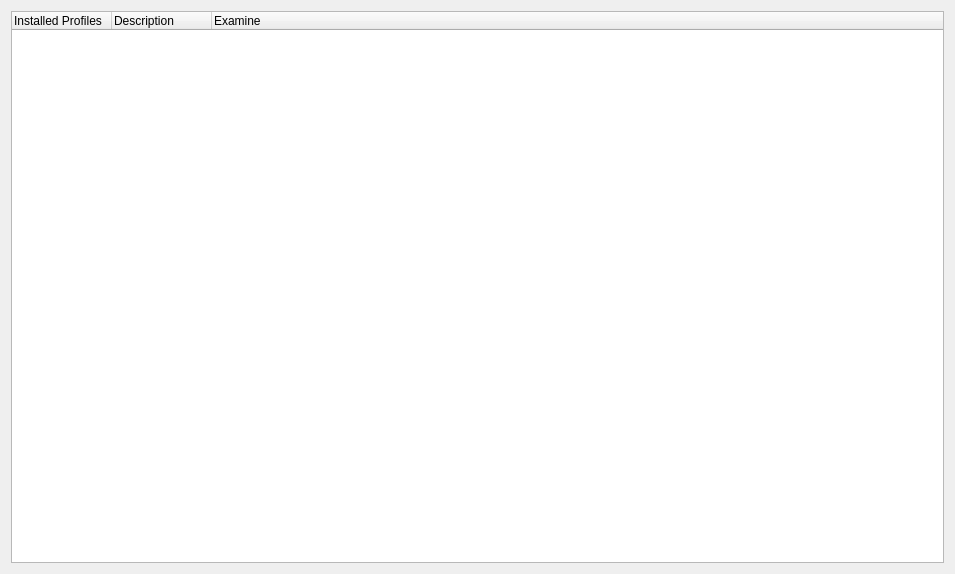
<?xml version="1.0" encoding="UTF-8"?>
<ui version="4.0">
 <class>syInfoWidget</class>
 <widget class="QWidget" name="syInfoWidget">
  <property name="geometry">
   <rect>
    <x>0</x>
    <y>0</y>
    <width>955</width>
    <height>574</height>
   </rect>
  </property>
  <layout class="QGridLayout" name="gridLayout">
   <item row="0" column="0">
    <widget class="QTreeWidget" name="installedProfilesTree">
     <property name="sizePolicy">
      <sizepolicy hsizetype="Preferred" vsizetype="Preferred">
       <horstretch>0</horstretch>
       <verstretch>0</verstretch>
      </sizepolicy>
     </property>
     <property name="minimumSize">
      <size>
       <width>0</width>
       <height>0</height>
      </size>
     </property>
     <property name="maximumSize">
      <size>
       <width>16777215</width>
       <height>16777215</height>
      </size>
     </property>
     <property name="font">
      <font>
       <weight>50</weight>
       <bold>false</bold>
      </font>
     </property>
     <property name="autoScroll">
      <bool>true</bool>
     </property>
     <property name="alternatingRowColors">
      <bool>false</bool>
     </property>
     <property name="selectionMode">
      <enum>QAbstractItemView::SingleSelection</enum>
     </property>
     <property name="uniformRowHeights">
      <bool>false</bool>
     </property>
     <property name="allColumnsShowFocus">
      <bool>false</bool>
     </property>
     <property name="columnCount">
      <number>3</number>
     </property>
     <column>
      <property name="text">
       <string>Installed Profiles</string>
      </property>
     </column>
     <column>
      <property name="text">
       <string>Description</string>
      </property>
     </column>
     <column>
      <property name="text">
       <string>Examine</string>
      </property>
     </column>
    </widget>
   </item>
  </layout>
 </widget>
 <resources>
  <include location="icons.qrc"/>
 </resources>
 <connections/>
</ui>
